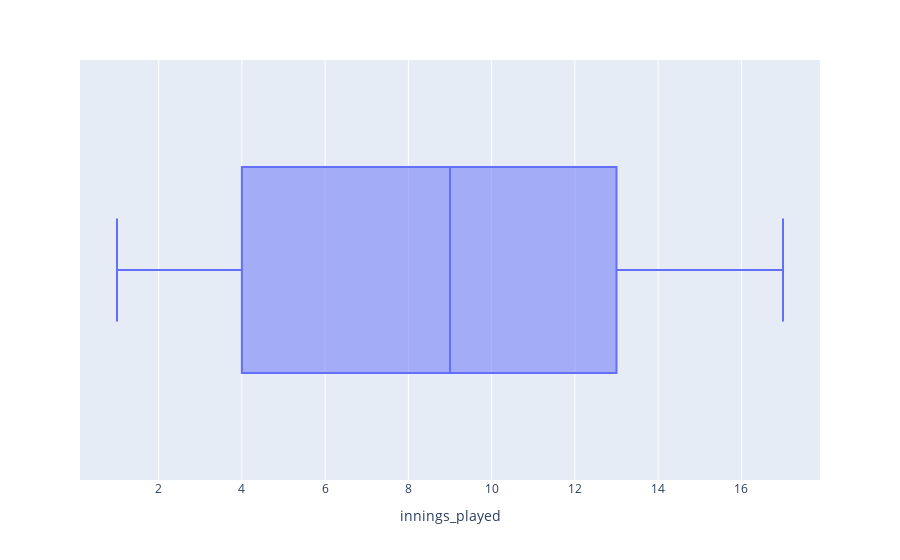

Notebook source saved alongside this figure:
### Code cell
px.box(power_hitters,'innings_played')

### Figure 1 — Plotly figure (JSON) as saved in the notebook; plotly's stock layout.template omitted (floating-point values rounded to 4 significant figures)
{"data": [{"alignmentgroup": "True", "hovertemplate": "innings_played=%{x}<extra></extra>", "legendgroup": "", "marker": {"color": "#636efa"}, "name": "", "notched": false, "offsetgroup": "", "orientation": "h", "showlegend": false, "type": "box", "x": [14, 14, 17, 14, 15, 14, 16, 15, 15, 14, 11, 14, 13, 11, 14, 14, 16, 13, 9, 14, 14, 14, 15, 15, 16, 14, 11, 11, 15, 10, 13, 13, 13, 9, 15, 10, 14, 8, 10, 8, 12, 9, 8, 13, 9, 12, 12, 14, 11, 12, 12, 13, 17, 4, 10, 6, 9, 9, 10, 11, 14, 11, 7, 8, 10, 7, 7, 7, 13, 7, 5, 11, 6, 9, 7, 5, 9, 9, 3, 3, 9, 1, 4, 8, 4, 4, 12, 5, 3, 4, 4, 1, 2, 3, 4, 6, 4, 8, 4, 6, 3, 2, 3, 3, 10, 2, 2, 3, 1, 1, 1, 2, 1, 4, 2, 4], "x0": " ", "xaxis": "x", "y0": " ", "yaxis": "y"}], "layout": {"boxmode": "group", "legend": {"tracegroupgap": 0}, "margin": {"t": 60}, "xaxis": {"anchor": "y", "domain": [0, 1], "title": {"text": "innings_played"}}, "yaxis": {"anchor": "x", "domain": [0, 1]}}}
